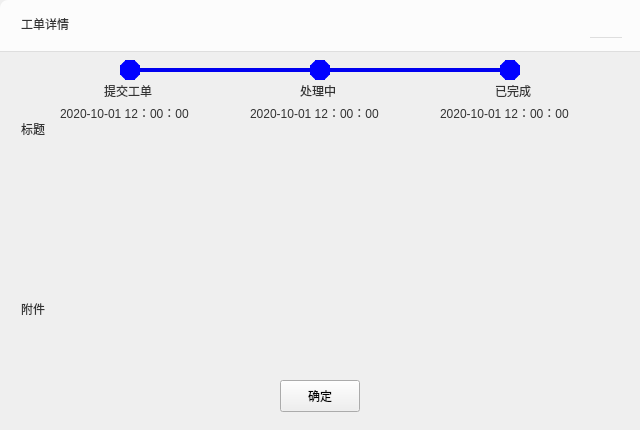
<?xml version="1.0" encoding="UTF-8"?>
<ui version="4.0">
 <class>OrderDetialWidget</class>
 <widget class="QWidget" name="OrderDetialWidget">
  <property name="geometry">
   <rect>
    <x>0</x>
    <y>0</y>
    <width>640</width>
    <height>430</height>
   </rect>
  </property>
  <property name="sizePolicy">
   <sizepolicy hsizetype="Fixed" vsizetype="Fixed">
    <horstretch>0</horstretch>
    <verstretch>0</verstretch>
   </sizepolicy>
  </property>
  <property name="minimumSize">
   <size>
    <width>640</width>
    <height>300</height>
   </size>
  </property>
  <property name="maximumSize">
   <size>
    <width>840</width>
    <height>500</height>
   </size>
  </property>
  <property name="windowTitle">
   <string>FinanMemberWidget</string>
  </property>
  <property name="styleSheet">
   <string notr="true">QWidget#FinanMemberWidget{background-color: rgb(255, 255, 255);border-radius:8px;}</string>
  </property>
  <widget class="QWidget" name="TopWidget" native="true">
   <property name="geometry">
    <rect>
     <x>0</x>
     <y>0</y>
     <width>840</width>
     <height>52</height>
    </rect>
   </property>
   <property name="sizePolicy">
    <sizepolicy hsizetype="Fixed" vsizetype="Fixed">
     <horstretch>0</horstretch>
     <verstretch>0</verstretch>
    </sizepolicy>
   </property>
   <property name="minimumSize">
    <size>
     <width>800</width>
     <height>52</height>
    </size>
   </property>
   <property name="maximumSize">
    <size>
     <width>840</width>
     <height>52</height>
    </size>
   </property>
   <property name="styleSheet">
    <string notr="true">background-color: rgb(252, 252, 252);
border-bottom:1px solid rgb(222, 222, 222);
border-top-right-radius:8px;
border-top-left-radius:8px;</string>
   </property>
   <widget class="QLabel" name="labelTitle">
    <property name="geometry">
     <rect>
      <x>21</x>
      <y>15</y>
      <width>80</width>
      <height>18</height>
     </rect>
    </property>
    <property name="sizePolicy">
     <sizepolicy hsizetype="Fixed" vsizetype="Fixed">
      <horstretch>0</horstretch>
      <verstretch>0</verstretch>
     </sizepolicy>
    </property>
    <property name="minimumSize">
     <size>
      <width>80</width>
      <height>18</height>
     </size>
    </property>
    <property name="maximumSize">
     <size>
      <width>80</width>
      <height>18</height>
     </size>
    </property>
    <property name="styleSheet">
     <string notr="true">font: 16px &quot;微软雅黑&quot;;
color: rgb(51, 51, 51);
border-bottom:0px;</string>
    </property>
    <property name="text">
     <string>工单详情</string>
    </property>
   </widget>
   <widget class="QPushButton" name="closeButton">
    <property name="geometry">
     <rect>
      <x>590</x>
      <y>10</y>
      <width>32</width>
      <height>28</height>
     </rect>
    </property>
    <property name="sizePolicy">
     <sizepolicy hsizetype="Fixed" vsizetype="Fixed">
      <horstretch>0</horstretch>
      <verstretch>0</verstretch>
     </sizepolicy>
    </property>
    <property name="minimumSize">
     <size>
      <width>32</width>
      <height>28</height>
     </size>
    </property>
    <property name="maximumSize">
     <size>
      <width>32</width>
      <height>28</height>
     </size>
    </property>
    <property name="styleSheet">
     <string notr="true">QPushButton{border-image: url(:/EntCenterWidget/image/close.png);}
QPushButton:hover,pressed{border-image: url(:/EntCenterWidget/image/close_sel.png);};</string>
    </property>
    <property name="text">
     <string/>
    </property>
   </widget>
  </widget>
  <widget class="QLabel" name="label">
   <property name="geometry">
    <rect>
     <x>120</x>
     <y>60</y>
     <width>20</width>
     <height>20</height>
    </rect>
   </property>
   <property name="styleSheet">
    <string notr="true">border:10px solid rgba(0,0,255,1);
border-radius:10px;</string>
   </property>
   <property name="text">
    <string/>
   </property>
  </widget>
  <widget class="QLabel" name="labelNodeEnd">
   <property name="geometry">
    <rect>
     <x>500</x>
     <y>60</y>
     <width>20</width>
     <height>20</height>
    </rect>
   </property>
   <property name="styleSheet">
    <string notr="true">border:10px solid rgba(0,0,255,1);
border-radius:10px;</string>
   </property>
   <property name="text">
    <string/>
   </property>
  </widget>
  <widget class="QLabel" name="labelNodeStart">
   <property name="geometry">
    <rect>
     <x>310</x>
     <y>60</y>
     <width>20</width>
     <height>20</height>
    </rect>
   </property>
   <property name="styleSheet">
    <string notr="true">border:10px solid rgba(0,0,255,1);
border-radius:10px;</string>
   </property>
   <property name="text">
    <string/>
   </property>
  </widget>
  <widget class="QLabel" name="labelProgressStart">
   <property name="geometry">
    <rect>
     <x>140</x>
     <y>68</y>
     <width>170</width>
     <height>4</height>
    </rect>
   </property>
   <property name="styleSheet">
    <string notr="true">border:2px solid rgba(0,0,240,1)</string>
   </property>
   <property name="text">
    <string/>
   </property>
  </widget>
  <widget class="QLabel" name="labelProgressEnd">
   <property name="geometry">
    <rect>
     <x>330</x>
     <y>68</y>
     <width>170</width>
     <height>4</height>
    </rect>
   </property>
   <property name="styleSheet">
    <string notr="true">border:2px solid rgba(0,0,240,1)</string>
   </property>
   <property name="text">
    <string/>
   </property>
  </widget>
  <widget class="QLabel" name="label_6">
   <property name="geometry">
    <rect>
     <x>104</x>
     <y>85</y>
     <width>54</width>
     <height>12</height>
    </rect>
   </property>
   <property name="styleSheet">
    <string notr="true">font: 12px &quot;微软雅黑&quot;;
color: rgb(51, 51, 51);
border-bottom:0px;</string>
   </property>
   <property name="text">
    <string>提交工单</string>
   </property>
  </widget>
  <widget class="QLabel" name="label_7">
   <property name="geometry">
    <rect>
     <x>300</x>
     <y>85</y>
     <width>54</width>
     <height>12</height>
    </rect>
   </property>
   <property name="styleSheet">
    <string notr="true">font: 12px &quot;微软雅黑&quot;;
color: rgb(51, 51, 51);
border-bottom:0px;</string>
   </property>
   <property name="text">
    <string>处理中</string>
   </property>
  </widget>
  <widget class="QLabel" name="label_8">
   <property name="geometry">
    <rect>
     <x>495</x>
     <y>85</y>
     <width>54</width>
     <height>12</height>
    </rect>
   </property>
   <property name="styleSheet">
    <string notr="true">font: 12px &quot;微软雅黑&quot;;
color: rgb(51, 51, 51);
border-bottom:0px;</string>
   </property>
   <property name="text">
    <string>已完成</string>
   </property>
  </widget>
  <widget class="QLabel" name="labelTimeCreate">
   <property name="geometry">
    <rect>
     <x>60</x>
     <y>105</y>
     <width>141</width>
     <height>16</height>
    </rect>
   </property>
   <property name="styleSheet">
    <string notr="true">font: 12px &quot;微软雅黑&quot;;
color: rgb(51, 51, 51);
border-bottom:0px;</string>
   </property>
   <property name="text">
    <string>2020-10-01 12：00：00</string>
   </property>
  </widget>
  <widget class="QLabel" name="labelTimeStart">
   <property name="geometry">
    <rect>
     <x>250</x>
     <y>105</y>
     <width>141</width>
     <height>16</height>
    </rect>
   </property>
   <property name="styleSheet">
    <string notr="true">font: 12px &quot;微软雅黑&quot;;
color: rgb(51, 51, 51);
border-bottom:0px;</string>
   </property>
   <property name="text">
    <string>2020-10-01 12：00：00</string>
   </property>
  </widget>
  <widget class="QLabel" name="labelTimeEnd">
   <property name="geometry">
    <rect>
     <x>440</x>
     <y>105</y>
     <width>141</width>
     <height>16</height>
    </rect>
   </property>
   <property name="styleSheet">
    <string notr="true">font: 12px &quot;微软雅黑&quot;;
color: rgb(51, 51, 51);
border-bottom:0px;</string>
   </property>
   <property name="text">
    <string>2020-10-01 12：00：00</string>
   </property>
  </widget>
  <widget class="QLabel" name="labelCodeName">
   <property name="geometry">
    <rect>
     <x>21</x>
     <y>120</y>
     <width>600</width>
     <height>18</height>
    </rect>
   </property>
   <property name="sizePolicy">
    <sizepolicy hsizetype="Fixed" vsizetype="Fixed">
     <horstretch>0</horstretch>
     <verstretch>0</verstretch>
    </sizepolicy>
   </property>
   <property name="minimumSize">
    <size>
     <width>80</width>
     <height>18</height>
    </size>
   </property>
   <property name="maximumSize">
    <size>
     <width>800</width>
     <height>18</height>
    </size>
   </property>
   <property name="styleSheet">
    <string notr="true">font: 16px &quot;微软雅黑&quot;;
color: rgb(51, 51, 51);
border-bottom:0px;</string>
   </property>
   <property name="text">
    <string>标题</string>
   </property>
  </widget>
  <widget class="QTextBrowser" name="textContent">
   <property name="geometry">
    <rect>
     <x>21</x>
     <y>145</y>
     <width>600</width>
     <height>150</height>
    </rect>
   </property>
   <property name="styleSheet">
    <string notr="true">background-color: rgba(255, 255, 224, 0%);   border: 0px solid black;</string>
   </property>
  </widget>
  <widget class="QLabel" name="labelTitle_2">
   <property name="geometry">
    <rect>
     <x>21</x>
     <y>300</y>
     <width>80</width>
     <height>18</height>
    </rect>
   </property>
   <property name="sizePolicy">
    <sizepolicy hsizetype="Fixed" vsizetype="Fixed">
     <horstretch>0</horstretch>
     <verstretch>0</verstretch>
    </sizepolicy>
   </property>
   <property name="minimumSize">
    <size>
     <width>80</width>
     <height>18</height>
    </size>
   </property>
   <property name="maximumSize">
    <size>
     <width>80</width>
     <height>18</height>
    </size>
   </property>
   <property name="styleSheet">
    <string notr="true">font: 16px &quot;微软雅黑&quot;;
color: rgb(51, 51, 51);
border-bottom:0px;</string>
   </property>
   <property name="text">
    <string>附件</string>
   </property>
  </widget>
  <widget class="QListView" name="listFiles">
   <property name="geometry">
    <rect>
     <x>21</x>
     <y>325</y>
     <width>600</width>
     <height>60</height>
    </rect>
   </property>
   <property name="styleSheet">
    <string notr="true">background-color: rgba(255, 255, 224, 0%);   border: 0px solid black;</string>
   </property>
  </widget>
  <widget class="QPushButton" name="buttonOK">
   <property name="geometry">
    <rect>
     <x>280</x>
     <y>380</y>
     <width>80</width>
     <height>32</height>
    </rect>
   </property>
   <property name="sizePolicy">
    <sizepolicy hsizetype="Fixed" vsizetype="Fixed">
     <horstretch>0</horstretch>
     <verstretch>0</verstretch>
    </sizepolicy>
   </property>
   <property name="minimumSize">
    <size>
     <width>72</width>
     <height>32</height>
    </size>
   </property>
   <property name="maximumSize">
    <size>
     <width>100</width>
     <height>32</height>
    </size>
   </property>
   <property name="styleSheet">
    <string notr="true">QPushButton{background-color:qlineargradient(spread:pad, x1:0, y1:0, x2:1, y2:0, stop:0 rgba(2, 164, 253, 1), stop:1 rgba(31, 139, 237, 1));border-radius:4px;font: 14px &quot;微软雅黑&quot;;color:rgba(255, 255, 255, 1);}
			QPushButton:hover,pressed{ background-color: qlineargradient(spread:pad, x1:0, y1:0, x2:0, y2:1, stop:0 rgba(40, 178, 253, 1),stop:1 rgba(64, 156, 240, 1));
		  border-radius:4px;font: 14px &quot;微软雅黑&quot;;color:rgba(255, 255, 255, 1);}
QPushButton:disabled{ background-color:rgba(200,200,200,1);border-radius:4px;};</string>
   </property>
   <property name="text">
    <string>确定</string>
   </property>
  </widget>
 </widget>
 <layoutdefault spacing="6" margin="11"/>
 <resources>
  <include location="EntCenterWidget.qrc"/>
 </resources>
 <connections/>
</ui>
